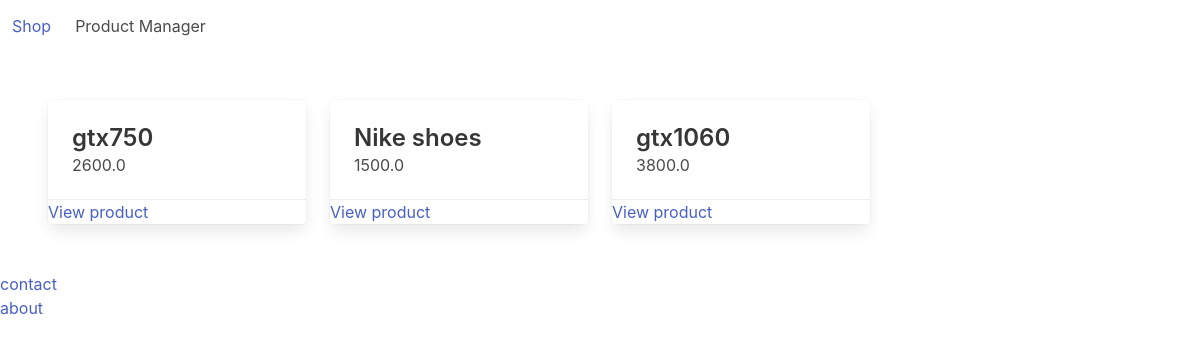
The app's page /, older data.
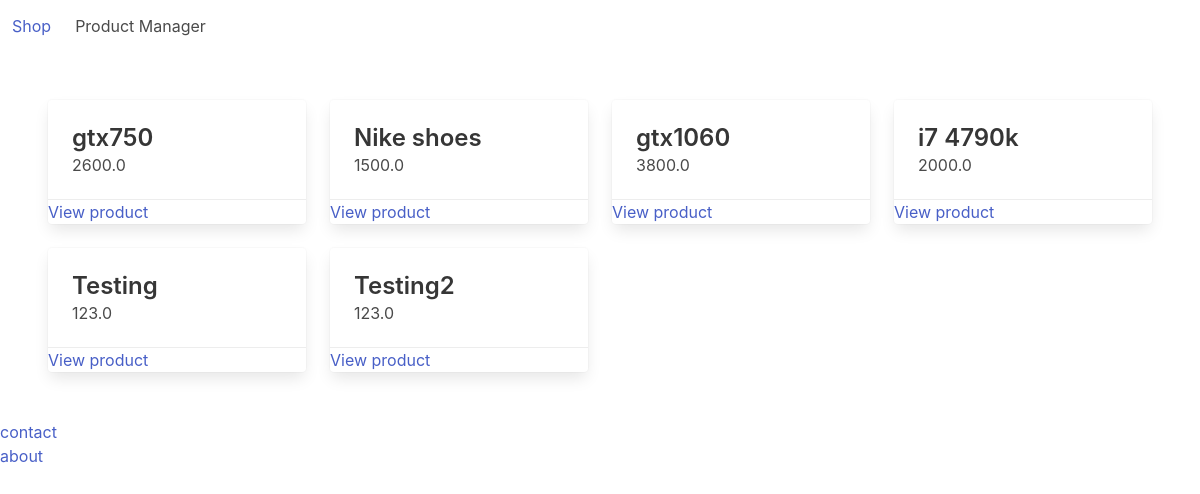
The same page, newer data.
### store/models.py (models this page shows, shortened)
class Product(models.Model):
      category = models.ForeignKey(Category, related_name='products', on_delete=models.CASCADE)
      title = models.CharField(max_length=255)
      slug = models.SlugField(max_length=255)
      description = models.TextField(blank=True, null=True)
      price = models.FloatField()
      id = models.AutoField(primary_key=True)

### core/views.py (the view)
# urls.py: path('', frontPage, name="frontPage"),
def frontPage(request):
    products = Product.objects.all()
    context = {
        'products': products
    }
    return render(request, 'front.html', context)

### templates/front.html
{% extends 'base.html'%}
{% block content %}
         <div class = "columns is-multiline" >
            {% for product in products %}
                <div class="column is-3">
                   <div class="card">
                      <div class="card-content">
                           <div class="media">
                              <div class="media-content">
                                 <p class="title is-4">{{ product.title }}</p>
                                 <p class="subtitle is-6">{{ product.price }}</p>
                              </div>
                           </div>
                      </div>
                             <footer class="card-footer">
                                <a href="{% url 'productDetail' product.slug %}" class="cart-footer-item">View product</a>
                             </footer>
                   </div>
                </div>
            {% endfor %}
         </div>
{% endblock%}

Row changes from the older to the newer data that the page shows:
added Product: title "i7 4790k", price "2000.0"
added Product: title "Testing", price "123.0"
added Product: title "Testing2", price "123.0"
